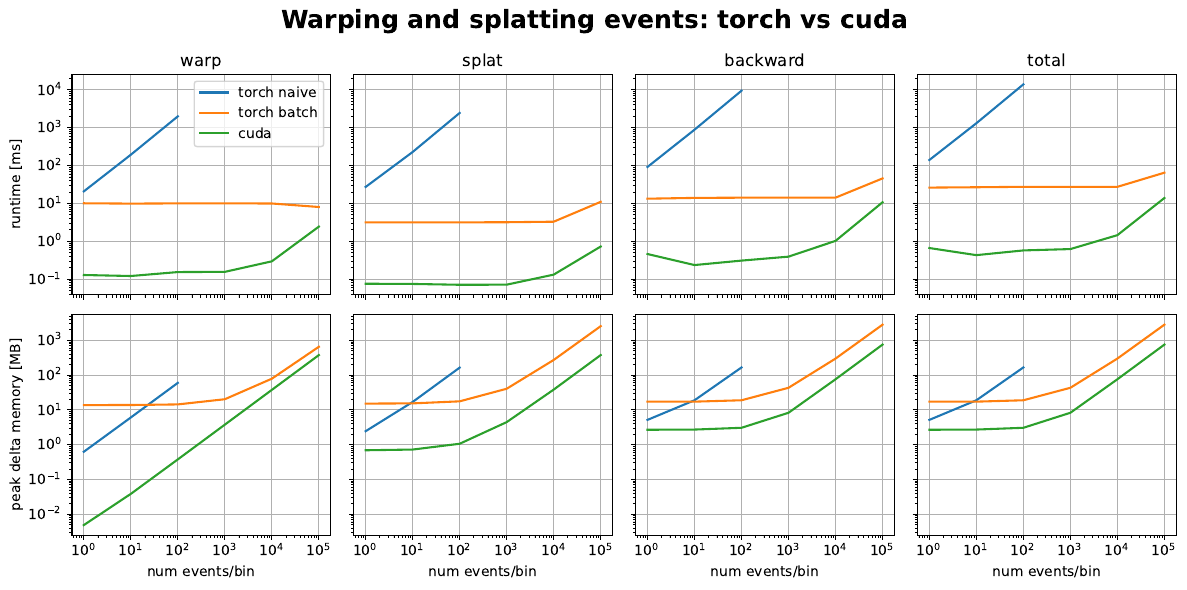

Write the Python code that produced this figure.
import time
from math import floor

from dotmap import DotMap
import matplotlib.pyplot as plt
import numpy as np
import torch
import torch.nn.functional as F

from cuda_3d_ops import iterative_3d_warp_cuda, trilinear_splat_cuda


def pad_sequence(sequences, batch_first=False):
    """
    Args:
        sequences: N-size list of (b, c, ?) tensors with variable length (?).
        batch_first: bool indicating whether to return (b, N, 4, ?) or (N, b, 4, ?) tensor.
    Returns:
        (b, N, 4, ?) or (N, b, 4, ?) tensor of padded sequences.
    """

    transposed = [seq.transpose(0, 2) for seq in sequences]  # variable length first
    padded = torch.nn.utils.rnn.pad_sequence(transposed, batch_first=batch_first)
    return padded.transpose(0, 3) if not batch_first else padded.transpose(1, 3)


def event_warping(idx, flow, ts, t_ref):
    return idx + (t_ref - ts) * flow


def linear_warp(events, flow, t_ref, keep_ts=True):
    """
    Warp events linearly to reference time.
    Changes events in-place, i.e. does not copy data.

    Args:
        events: (*, b, 4, n) tensor of events with (ts, y, x, p) in -2 dim.
        flow: (*, b, 2, n) tensor of (y, x) flow for each event.
        t_ref: (*, 1, 1, 1) tensor or scalar of reference time to warp to.

    Returns:
        (*, b, 4, n) tensor of warped events.
    """
    events[..., 1:3, :] += (t_ref - events[..., 0:1, :]) * flow
    if not keep_ts:
        events[..., 0:1, :] = t_ref
    return events


def get_event_flow_3d(events, flow):
    """
    Args:
        events: (d, b, 4, n) tensor of events with (ts, y, x, p) in -2 dim.
        flow: (d, b, 2, h, w) tensor of (y, x) flow maps.

    Returns:
        (d, b, 2, n) tensor of (y, x) flow for each event.
    """

    # discretize ts (no bilinear in time)
    # grid: order (x, y, t) in last dim and normalize to (-1, 1)
    d, _, _, h, w = flow.shape
    y, x = events[..., 1:3, :].unbind(-2)
    z = torch.ones_like(x) * torch.arange(d, dtype=events.dtype, device=events.device).view(-1, 1, 1)
    resolution = torch.tensor([w, h, d], dtype=events.dtype, device=events.device)  # needs clamp if d == 1
    grid_norm = 2 * torch.stack([x, y, z], dim=-1).unsqueeze(3) / (resolution - 1).clamp(min=1) - 1

    # use grid_sample so idx can be float
    # align corners because warping to pixel centers
    # flow shape: (b, 2, d, n, w); idx_norm shape: (b, d, n, 1, 3)
    # returns (b, 2, d, n, 1)
    flow = F.grid_sample(flow.permute(1, 2, 0, 3, 4), grid_norm.transpose(0, 1), mode="bilinear", align_corners=True)

    return flow.squeeze(-1).permute(2, 0, 1, 3)


def compute_inside_mask(idx, resolution):
    """
    Args:
        idx: (*, b, 2, n) tensor of (y, x) event indices in -2 dim.
        resolution: (2,) tensor of (h, w) resolution.

    Returns:
        (*, b, 1, n) mask of events inside resolution.
    """
    # in taming: idx >= 0 & idx <= resolution - 1
    # ensures enough space for a whole pixel
    # < resolution is fine if pixel is int but doesn't work if pixel can be float
    mask = (idx >= 0) & (idx <= resolution.unsqueeze(1) - 1)
    return mask.all(dim=-2, keepdim=True)


def iterative_3d_warp_torch_batch(events, flows, base):
    """
    Args:
        events: (d, b, 4, n) tensor of events with (ts, y, x, p) in -2 dim.
        flows: (d, b, 2, h, w) tensor of (y, x) flow maps.
        base: int of number of neighboring bins (one-sided) to consider for each reference time.

    Returns:
        torch.Tensor: A tensor of shape (d + 1, b, 4, n) with the warped events.
    """

    # get deblurring window and resolution
    d, _, _, h, w = flows.shape
    resolution = torch.tensor([h, w], device=flows.device)

    # repeat for simultaneous fw and bw warping
    events = events.repeat(2, 1, 1, 1)  # copies
    ts_orig = events[..., 0:1, :].clone()

    # lists to store warped events, ts and inside mask
    # we need to know where they came from + where they're going
    warped_events = [[None for _ in range(d)] for _ in range(d + 1)]
    warped_ts = [[None for _ in range(d)] for _ in range(d + 1)]
    warped_mask_inside = [None for _ in range(d)]

    # warping stages
    for i in range(d):
        # bin indices to take events/flow from (fw, bw warp)
        # we keep bin position when warping (only change index of events)
        t0 = torch.arange(d - i, device=events.device)
        t1 = torch.arange(i, d, device=events.device)
        t_events = torch.cat([t0, t1 + d])
        t_flow = torch.cat([t1, t0])
        t_ref = torch.cat([t1 + 1, t0])

        # select events, flow and original timestamps (for scaling)
        # advanced indexing copies
        select_events = events[t_events]
        select_flow = flows[t_flow]
        select_ts = ts_orig[t_events]

        # sample flow that will warp events at event locations
        # ensure integer t because we don't want bilinear there
        # (is a concat of fw/bw, not chronological)
        select_event_flow = get_event_flow_3d(select_events, select_flow)

        # fw/bw warp events to reference time
        # overwrite ts with reference time
        # all in-place
        select_events = linear_warp(select_events, select_event_flow, t_ref.view(-1, 1, 1, 1), keep_ts=False)

        # discard events warped outside image
        mask_inside = compute_inside_mask(select_events[..., 1:3, :], resolution)
        select_events[..., 1:4, :] *= mask_inside  # mask idx and p, can be done in-place

        # save warped events, no copy here
        events[t_events] = select_events

        # save warped events, ts and inside mask for border compensation
        # also take into account mask outside base
        for j, (src, dst) in enumerate(zip([*t0, *t1], t_ref)):
            warped_events[dst][src] = select_events[j : j + 1] if i < base else None
            warped_ts[dst][src] = select_ts[j : j + 1] if i < base else None
            warped_mask_inside[src] = (
                warped_mask_inside[src] * mask_inside[j : j + 1]
                if warped_mask_inside[src] is not None
                else mask_inside[j : j + 1]
            )

    # concat at each reference time
    # do border compensation
    # events that go out anywhere are masked everywhere
    for i in range(d + 1):
        warped_events[i] = torch.cat([e * m for e, m in zip(warped_events[i], warped_mask_inside) if e is not None])
        warped_ts[i] = torch.cat([t for t in warped_ts[i] if t is not None])
    
    return torch.stack(warped_events)


def inv_l1_dist_prod(idx):
    """
    Args:
        idx: (*, b, 2, n) tensor of (y, x) event indices in -2 dim.

    Returns:
        (*, b, 2, 4n) tensor of nearest integer indices.
        (*, b, 1, 4n) tensor of inverse L1 distances.
    """

    # 1d rounded sides
    # doing idx.floor() + 1 is different from doing (idx.floor() + 1)
    # due to floating point precision; event_flow does latter so keep that
    # ceil is different from floor + 1 for integers
    top_y = idx[..., 0, :].floor()
    bot_y = (idx[..., 0, :] + 1).floor()
    left_x = idx[..., 1, :].floor()
    right_x = (idx[..., 1, :] + 1).floor()

    # combine to 2d corners
    top_left = torch.stack([top_y, left_x], dim=-2)
    top_right = torch.stack([top_y, right_x], dim=-2)
    bottom_left = torch.stack([bot_y, left_x], dim=-2)
    bottom_right = torch.stack([bot_y, right_x], dim=-2)

    # corners sequentially in event dimension
    idx_round = torch.cat([top_left, top_right, bottom_left, bottom_right], dim=-1)
    idx = idx.repeat(1, 1, 4) if idx.dim() == 3 else idx.repeat(1, 1, 1, 4)

    # compute inverse l1 distances
    # event_flow uses max(0, 1 - abs(idx - idx_round)), but that kills gradients at bounds
    # clamp doesn't: https://github.com/pytorch/pytorch/issues/7002, should be better
    inv_dist = (1 - (idx - idx_round).abs()).clamp(min=0)

    # weight = product of distances
    weight = inv_dist.prod(dim=-2, keepdim=True)

    return idx_round, weight


def compute_inside_mask(idx, resolution):
    """
    Args:
        idx: (*, b, 2, n) tensor of (y, x) event indices in -2 dim.
        resolution: (2,) tensor of (h, w) resolution.

    Returns:
        (*, b, 1, n) mask of events inside resolution.
    """
    # in taming: idx >= 0 & idx <= resolution - 1
    # ensures enough space for a whole pixel
    # < resolution is fine if pixel is int but doesn't work if pixel can be float
    mask = (idx >= 0) & (idx <= resolution.unsqueeze(1) - 1)
    return mask.all(dim=-2, keepdim=True)


def accumulate_to_image(idx, weight, mask, resolution):
    """
    Args:
        idx: (*, b, 2, n) tensor of (y, x) event indices in -2 dim.
        weight: (*, b, 1, n) tensor of weights to accumulate.
        mask: (*, b, 1, n) mask tensor.
        resolution: (2,) tensor of (h, w) resolution.

    Returns:
        (*, b, 1, h, w) tensor of accumulated images.
    """

    # 1d image to accumulate to
    image = torch.zeros(*idx.shape[:-2], 1, resolution.prod(), dtype=idx.dtype, device=idx.device)

    # convert idx to 1d
    idx = (idx[..., 0:1, :] * resolution[1] + idx[..., 1:2, :]).long()

    # accumulate and reshape to 2d
    image.scatter_add_(-1, idx, weight * mask)
    # image = scatter_add(weight * mask, idx, dim=-1)
    return image.unflatten(-1, resolution.tolist())


def bilinear_splat_torch_batch(events, grid_resolution):
    # get deblurring window and resolution
    _, _, b, _, _ = events.shape
    d, h, w = grid_resolution
    resolution = torch.tensor([h, w], device=events.device)

    # iwe and iwt at each reference time
    iwe = torch.zeros(d + 1, b, 1, h, w, dtype=events.dtype, device=events.device)

    # build iwe and iwt
    for i in range(d + 1):
        # inverse product of l1 distances to closest pixels
        corners, weights = inv_l1_dist_prod(events[i][..., 1:3, :])

        # discard corners outside image
        mask_inside = compute_inside_mask(corners, resolution)
        corners = corners * mask_inside
        weights = weights * mask_inside

        # iwe
        values = events[i][..., 3:4, :].repeat(1, 1, 1, 4)  # repeat for corners
        iwe[i] += accumulate_to_image(corners, weights * values, torch.ones_like(weights), resolution).sum(0)

    return iwe


def iterative_3d_warp_torch(events, flows, mode="bilinear"):
    """
    Iteratively warps events in 3D using flow fields and bilinear/trilinear interpolation.

    Args:
        events (torch.Tensor): A tensor of shape (b, n, 5), where each event has (x, y, z, zi, val).
        flows (torch.Tensor): A tensor of shape (b, d, h, w, 2), where each flow has (u, v).

    Returns:
        torch.Tensor: A tensor of shape (b, n, d + 1, 5), where each event has (x, y, z, z_orig, val).
    """
    b, n, _ = events.shape
    _, d, h, w, _ = flows.shape
    warped_events = torch.zeros(b, n, d + 1, 5, dtype=events.dtype, device=events.device)

    def out_of_bounds(x, y):
        return x < 0 or x >= w - 1 or y < 0 or y >= h - 1

    def trilinear_interpolation(x, y, z, flows):
        # determine voxel indices
        x0, y0, z0 = floor(x), floor(y), floor(z)
        x1, y1, z1 = x0 + 1, y0 + 1, z0 + 1

        # compute weights
        dx, dy, dz = x - x0, y - y0, z - z0
        wx0, wy0, wz0 = 1 - dx, 1 - dy, 1 - dz
        wx1, wy1, wz1 = dx, dy, dz

        # compute flow
        # make sure indices are within bounds because we warp to edge of z
        flow = 0
        if 0 <= x0 < w and 0 <= y0 < h and 0 <= z0 < d:
            flow += flows[z0, y0, x0] * wx0 * wy0 * wz0
        if 0 <= x1 < w and 0 <= y0 < h and 0 <= z0 < d:
            flow += flows[z0, y0, x1] * wx1 * wy0 * wz0
        if 0 <= x0 < w and 0 <= y1 < h and 0 <= z0 < d:
            flow += flows[z0, y1, x0] * wx0 * wy1 * wz0
        if 0 <= x1 < w and 0 <= y1 < h and 0 <= z0 < d:
            flow += flows[z0, y1, x1] * wx1 * wy1 * wz0
        if 0 <= x0 < w and 0 <= y0 < h and 0 <= z1 < d:
            flow += flows[z1, y0, x0] * wx0 * wy0 * wz1
        if 0 <= x1 < w and 0 <= y0 < h and 0 <= z1 < d:
            flow += flows[z1, y0, x1] * wx1 * wy0 * wz1
        if 0 <= x0 < w and 0 <= y1 < h and 0 <= z1 < d:
            flow += flows[z1, y1, x0] * wx0 * wy1 * wz1
        if 0 <= x1 < w and 0 <= y1 < h and 0 <= z1 < d:
            flow += flows[z1, y1, x1] * wx1 * wy1 * wz1

        return flow

    def bilinear_interpolation(x, y, zi, flows):
        # determine voxel indices
        x0, y0 = floor(x), floor(y)
        x1, y1 = x0 + 1, y0 + 1

        # get corner flows
        f00 = flows[zi, y0, x0]
        f01 = flows[zi, y0, x1]
        f10 = flows[zi, y1, x0]
        f11 = flows[zi, y1, x1]

        # compute weights
        w00 = (y1 - y) * (x1 - x)
        w01 = (y1 - y) * (x - x0)
        w10 = (y - y0) * (x1 - x)
        w11 = (y - y0) * (x - x0)

        # compute flow
        flow = f00 * w00 + f01 * w01 + f10 * w10 + f11 * w11

        return flow

    for bi in range(b):
        for ni in range(n):
            x, y, z, zi, val = events[bi, ni]
            z_orig = z.clone()
            is_out_of_bounds = out_of_bounds(x, y)
            if is_out_of_bounds:
                continue

            # warp forward: increasing z values
            # start with next integer z value
            for z_next in range(int(zi) + 1, d + 1):
                dz = z_next - z

                # interpolation to get flow at (x, y)
                if mode == "bilinear":
                    u, v = bilinear_interpolation(x, y, z_next - 1, flows[bi])
                else:
                    u, v = trilinear_interpolation(x, y, z, flows[bi])

                # update (x, y, z) using flow
                # scale flow by dz to account for non-integer z values
                x = x + u * dz
                y = y + v * dz
                z = z + dz

                # save warped event
                warped_events[bi, ni, z_next] = torch.stack([x, y, z, z_orig, val])

                # check if out of bounds
                if out_of_bounds(x, y):
                    is_out_of_bounds = True
                    break

            # only do if not yet out of bounds
            if not is_out_of_bounds:
                # reload original coordinates
                x, y, z, zi, val = events[bi, ni]

                # warp backward: decreasing z values
                for z_next in range(int(zi), -1, -1):
                    dz = z - z_next

                    # bilinear interpolation to get flow at (x, y)
                    if mode == "bilinear":
                        u, v = bilinear_interpolation(x, y, z_next, flows[bi])
                    else:
                        u, v = trilinear_interpolation(x, y, z, flows[bi])

                    # update (x, y, z) using flow
                    # scale flow by dz to account for non-integer z values
                    x = x - u * dz
                    y = y - v * dz
                    z = z - dz

                    # save warped event
                    warped_events[bi, ni, z_next] = torch.stack([x, y, z, z_orig, val])

                    # check if out of bounds
                    if out_of_bounds(x, y):
                        is_out_of_bounds = True
                        break

            # set all values to zero if out of bounds at some point
            if is_out_of_bounds:
                warped_events[bi, ni, :, -1] = 0

    return warped_events


def trilinear_splat_torch(events, grid_resolution):
    """
    Trilinearly splats events into a grid.

    Args:
        events (torch.Tensor): A tensor of shape (b, n, 5), where each event has (x, y, z, z_orig, val).
        grid_resolution (tuple): The resolution of the output grid (d, h, w).

    Returns:
        torch.Tensor: A tensor of shape (b, d, h, w) with the splatted values.
    """
    b, n, _ = events.shape
    d, h, w = grid_resolution
    output = torch.zeros(b, d, h, w, dtype=events.dtype, device=events.device)

    for bi in range(b):
        for ni in range(n):
            x, y, z, val = events[bi, ni]

            if val == 0:
                continue

            # determine voxel indices
            x0, y0, z0 = floor(x), floor(y), floor(z)
            x1, y1, z1 = x0 + 1, y0 + 1, z0 + 1

            # compute weights
            dx, dy, dz = x - x0, y - y0, z - z0
            wx0, wy0, wz0 = 1 - dx, 1 - dy, 1 - dz
            wx1, wy1, wz1 = dx, dy, dz

            # make sure indices are within bounds
            if 0 <= x0 < w and 0 <= y0 < h and 0 <= z0 < d:
                output[bi, z0, y0, x0] += val * wx0 * wy0 * wz0
            if 0 <= x1 < w and 0 <= y0 < h and 0 <= z0 < d:
                output[bi, z0, y0, x1] += val * wx1 * wy0 * wz0
            if 0 <= x0 < w and 0 <= y1 < h and 0 <= z0 < d:
                output[bi, z0, y1, x0] += val * wx0 * wy1 * wz0
            if 0 <= x1 < w and 0 <= y1 < h and 0 <= z0 < d:
                output[bi, z0, y1, x1] += val * wx1 * wy1 * wz0
            if 0 <= x0 < w and 0 <= y0 < h and 0 <= z1 < d:
                output[bi, z1, y0, x0] += val * wx0 * wy0 * wz1
            if 0 <= x1 < w and 0 <= y0 < h and 0 <= z1 < d:
                output[bi, z1, y0, x1] += val * wx1 * wy0 * wz1
            if 0 <= x0 < w and 0 <= y1 < h and 0 <= z1 < d:
                output[bi, z1, y1, x0] += val * wx0 * wy1 * wz1
            if 0 <= x1 < w and 0 <= y1 < h and 0 <= z1 < d:
                output[bi, z1, y1, x1] += val * wx1 * wy1 * wz1

    return output


if __name__ == "__main__":
    # generate events and flows
    torch.manual_seed(0)
    dtype = torch.float32
    num_events = [1, 10, 100, 1000, 10000, 100000]
    b, d, h, w = 1, 10, 128, 128  # batch, depth (num flow fields), height, width
    repeats = 10
    events_, flows_ = [], []
    for n in num_events:
        # events
        # (b, d, n, 5) tensor with (x, y, z, zi, val) in last dim
        events = torch.rand(b, d, n, 5, device="cuda", dtype=dtype) * torch.tensor([w - 1, h - 1, 1, 1, 1], device="cuda", dtype=dtype)
        for i in range(d):
            events[:, i, :, 2] += i  # z
            events[:, i, :, 3] = i  # zi = floor(z)
        events_.append(events)
        # flows
        # (b, d, h, w, 2) tensor with (u, v) flow from z to z+1 in last dim
        flows = torch.rand(b, d, h, w, 2, device="cuda", dtype=dtype)
        flows.requires_grad = True
        flows_.append(flows)
    
    # naive torch
    def torch_naive_once(events, flows):
        torch.cuda.synchronize()
        torch.cuda.reset_peak_memory_stats()
        t0 = time.time()
        # warp events
        warped_events = iterative_3d_warp_torch(events.view(b, -1, 5), flows)
        warped_events = warped_events[..., [0, 1, 2, 4]].view(b, -1, 4)  # remove z_orig
        torch.cuda.synchronize()
        m1 = torch.cuda.max_memory_allocated()
        torch.cuda.reset_peak_memory_stats()
        t1 = time.time()
        # splat to images
        splatted = trilinear_splat_torch(warped_events, (d + 1, h, w))
        torch.cuda.synchronize()
        m2 = torch.cuda.max_memory_allocated()
        torch.cuda.reset_peak_memory_stats()
        t2 = time.time()
        # backward loss
        loss = splatted.diff(dim=1).abs().sum()
        loss.backward()
        torch.cuda.synchronize()
        m3 = torch.cuda.max_memory_allocated()
        torch.cuda.reset_peak_memory_stats()
        t3 = time.time()
        # set grad to none
        flows.grad = None
        return DotMap(warp=(t1 - t0) * 1000, splat=(t2 - t1) * 1000, backward=(t3 - t2) * 1000, total=(t3 - t0) * 1000), DotMap(warp=m1, splat=m2, backward=m3, total=max(m1, m2, m3))

    # batched torch
    def torch_batch_once(events, flows):
        events = events[..., [2, 1, 0, 4]].permute(1, 0, 3, 2).contiguous()
        flows = flows[..., [1, 0]].permute(1, 0, 4, 2, 3).contiguous()
        torch.cuda.synchronize()
        torch.cuda.reset_peak_memory_stats()
        t0 = time.time()
        # warp events
        warped_events = iterative_3d_warp_torch_batch(events, flows, d)
        torch.cuda.synchronize()
        m1 = torch.cuda.max_memory_allocated()
        torch.cuda.reset_peak_memory_stats()
        t1 = time.time()
        # splat to images
        splatted = bilinear_splat_torch_batch(warped_events, (d, h, w))  # d+1 inside
        splatted = splatted.squeeze(2).permute(1, 0, 2, 3).contiguous()
        torch.cuda.synchronize()
        m2 = torch.cuda.max_memory_allocated()
        torch.cuda.reset_peak_memory_stats()
        t2 = time.time()
        # backward loss
        loss = splatted.diff(dim=1).abs().sum()
        loss.backward()
        torch.cuda.synchronize()
        m3 = torch.cuda.max_memory_allocated()
        torch.cuda.reset_peak_memory_stats()
        t3 = time.time()
        # set grad to none
        flows.grad = None
        return DotMap(warp=(t1 - t0) * 1000, splat=(t2 - t1) * 1000, backward=(t3 - t2) * 1000, total=(t3 - t0) * 1000), DotMap(warp=m1, splat=m2, backward=m3, total=max(m1, m2, m3))

    # cuda
    def cuda_once(events, flows):
        torch.cuda.synchronize()
        torch.cuda.reset_peak_memory_stats()
        t0 = time.time()
        # warp events
        warped_events = iterative_3d_warp_cuda(events.view(b, -1, 5), flows, d, True, 0)
        warped_events = warped_events[..., [0, 1, 2, 4]].view(b, -1, 4)  # remove z_orig
        torch.cuda.synchronize()
        m1 = torch.cuda.max_memory_allocated()
        torch.cuda.reset_peak_memory_stats()
        t1 = time.time()
        # splat to images
        splatted = trilinear_splat_cuda(warped_events, (d + 1, h, w))
        torch.cuda.synchronize()
        m2 = torch.cuda.max_memory_allocated()
        torch.cuda.reset_peak_memory_stats()
        t2 = time.time()
        # backward loss
        loss = splatted.diff(dim=1).abs().sum()
        loss.backward()
        torch.cuda.synchronize()
        m3 = torch.cuda.max_memory_allocated()
        torch.cuda.reset_peak_memory_stats()
        t3 = time.time()
        # set grad to none
        flows.grad = None
        return DotMap(warp=(t1 - t0) * 1000, splat=(t2 - t1) * 1000, backward=(t3 - t2) * 1000, total=(t3 - t0) * 1000), DotMap(warp=m1, splat=m2, backward=m3, total=max(m1, m2, m3))

    # methods
    methods = {
        "torch_naive": torch_naive_once,
        "torch_batch": torch_batch_once,
        "cuda": cuda_once,
    }

    # benchmark
    # TODO: check losses and grads equality
    results_time, results_memory = DotMap(), DotMap()
    for name, once in methods.items():
        for n, events, flows in zip(num_events, events_, flows_):
            print(f"Running {name} with {n} events")

            # max 100 events if naive torch
            if name == "torch_naive" and n > 100:
                continue

            # warmup
            once(events, flows)

            # benchmark
            for i in range(repeats):
                result_time, result_memory = once(events, flows)
                for k, v in result_time.items():
                    results_time[name][k][n] += [v]
                for k, v in result_memory.items():
                    results_memory[name][k][n] += [v]
    
    # plot results
    fig, axs = plt.subplots(2, 4, figsize=(12, 6), sharey="row", sharex="col")
    for name, result in results_time.items():
        for i, (k, v) in enumerate(result.items()):
            x_line = np.array(list(v.keys()))
            y_line = np.array([np.median(times) for times in v.values()])
            y_25 = np.array([np.percentile(times, 25) for times in v.values()])
            y_75 = np.array([np.percentile(times, 75) for times in v.values()])
            axs[0, i].fill_between(x_line, y_25, y_75, alpha=0.3)
            axs[0, i].plot(x_line, y_line, label=name.replace("_", " "))
            axs[0, i].set_title(k)
            axs[0, i].set_xscale("log")
            axs[0, i].set_yscale("log")
            axs[0, i].grid(True)
    for name, result in results_memory.items():
        for i, (k, v) in enumerate(result.items()):
            x_line = np.array(list(v.keys()))
            y_line = np.array([np.median(times) / (1024**2) for times in v.values()])
            y_25 = np.array([np.percentile(times, 25) / (1024**2) for times in v.values()])
            y_75 = np.array([np.percentile(times, 75) / (1024**2) for times in v.values()])
            axs[1, i].fill_between(x_line, y_25, y_75, alpha=0.3)
            axs[1, i].plot(x_line, y_line, label=name.replace("_", " "))
            axs[1, i].set_xlabel("num events")
            axs[1, i].set_xscale("log")
            axs[1, i].set_yscale("log")
            axs[1, i].grid(True)
    axs[0, 0].legend()
    axs[0, 0].set_ylabel("runtime [ms]")
    axs[1, 0].set_ylabel("peak memory [MB]")
    fig.suptitle("Warping and splatting events: torch vs cuda", fontweight="bold", fontsize=18)
    fig.tight_layout()
    plt.savefig("benchmark_warp_events.png", dpi=300)


    # print results

    # for n, events, flows in zip(num_events, events_, flows_):

    #     # max 100 events
    #     if n > 100:
    #         continue

    #     def once(events, flows):
    #         torch.cuda.synchronize()
    #         t0 = time.time()
    #         # warp events
    #         warped_events = iterative_3d_warp_torch(events.view(b, -1, 5), flows)
    #         warped_events = warped_events[..., [0, 1, 2, 4]].view(b, -1, 4)  # remove z_orig
    #         torch.cuda.synchronize()
    #         t1 = time.time()
    #         # splat to images
    #         splatted = trilinear_splat_torch(warped_events, (d + 1, h, w))
    #         torch.cuda.synchronize()
    #         t2 = time.time()
    #         # backward loss
    #         loss = splatted.diff(dim=1).abs().sum()
    #         loss.backward()
    #         torch.cuda.synchronize()
    #         t3 = time.time()
    #         # set grad to none
    #         flows.grad = None
    #         return DotMap(warp=(t1 - t0) * 1000, splat=(t2 - t1) * 1000, backward=(t3 - t2) * 1000)

    #     # warmup
    #     once(events, flows)

    #     # benchmark warp
    #     for i in range(repeats):
    #         result = once(events, flows)
    #         for k, v in result.items():
    #             results["torch_naive"][n][k] += [v]

    # ## torch batch
    # for n, events, flows in zip(num_events, events_, flows_):

    #     def once(events, flows):
    #         torch.cuda.synchronize()
    #         t0 = time.time()
    #         # warp events
    #         warped_events = iterative_3d_warp_torch(events.view(b, -1, 5), flows)
    #         warped_events = warped_events[..., [0, 1, 2, 4]].view(b, -1, 4)  # remove z_orig
    #         torch.cuda.synchronize()
    #         t1 = time.time()
    #         # splat to images
    #         splatted = trilinear_splat_torch(warped_events, (d + 1, h, w))
    #         torch.cuda.synchronize()
    #         t2 = time.time()
    #         # backward loss
    #         loss = splatted.diff(dim=1).abs().sum()
    #         loss.backward()
    #         torch.cuda.synchronize()
    #         t3 = time.time()
    #         # set grad to none
    #         flows.grad = None
    #         return DotMap(warp=(t1 - t0) * 1000, splat=(t2 - t1) * 1000, backward=(t3 - t2) * 1000)

    #     # warmup
    #     once(events, flows)

    #     # benchmark warp
    #     for i in range(repeats):
    #         result = once(events, flows)
    #         for k, v in result.items():
    #             results["torch_batch"][n][k] += [v]

    # ## cuda
    # for n, events, flows in zip(num_events, events_, flows_):

    #     def once(events, flows):
    #         torch.cuda.synchronize()
    #         t0 = time.time()
    #         # warp events
    #         warped_events = iterative_3d_warp_torch(events.view(b, -1, 5), flows)
    #         warped_events = warped_events[..., [0, 1, 2, 4]].view(b, -1, 4)  # remove z_orig
    #         torch.cuda.synchronize()
    #         t1 = time.time()
    #         # splat to images
    #         splatted = trilinear_splat_torch(warped_events, (d + 1, h, w))
    #         torch.cuda.synchronize()
    #         t2 = time.time()
    #         # backward loss
    #         loss = splatted.diff(dim=1).abs().sum()
    #         loss.backward()
    #         torch.cuda.synchronize()
    #         t3 = time.time()
    #         # set grad to none
    #         flows.grad = None
    #         return DotMap(warp=(t1 - t0) * 1000, splat=(t2 - t1) * 1000, backward=(t3 - t2) * 1000)

    #     # warmup
    #     once(events, flows)

    #     # benchmark warp
    #     for i in range(repeats):
    #         result = once(events, flows)
    #         for k, v in result.items():
    #             results["naive_torch"][n][k] += [v]




    # methods = {
    #     "torch": [iterative_3d_warp_torch, trilinear_splat_torch],
    #     "torch_batch": [iterative_3d_warp_torch_batch, bilinear_splat_torch_batch],
    #     "cuda": [iterative_3d_warp_cuda, trilinear_splat_cuda],
    # }
    # grads, losses = [], []
    # seed = torch.randint(0, 1000, (1,)).item()
    # dtype = torch.float
    # for name, functions in methods.items():
    #     torch.manual_seed(seed)
    #     n = 100
    #     b, d, h, w = 3, 3, 5, 5
    #     events = torch.rand((b, d, n, 5), device="cuda", dtype=dtype) * torch.tensor([w - 1, h - 1, 1, 1, 1], device="cuda", dtype=dtype)
    #     for i in range(d):
    #         events[:, i, :, 2] += i
    #         events[:, i, :, 3] = i
    #     flows = torch.rand((b, d, h, w, 2), device="cuda", dtype=dtype)
    #     flows.requires_grad = True

    #     # select
    #     warp_fn, splat_fn = functions

    #     # warmup, then benchmark
    #     if "batch" not in name:
    #         warped_events = warp_fn(events.view(b, -1, 5), flows, d, True, 0)
    #         runtime_warp = []
    #         for i in range(10):
    #             torch.cuda.synchronize()
    #             t0 = time.time()
    #             warped_events = warp_fn(events.view(b, -1, 5), flows, d, True, 0)
    #             torch.cuda.synchronize()
    #             runtime_warp.append(time.time() - t0)
    #     else:
    #         events_ = events[..., [2, 1, 0, 4]].permute(1, 0, 3, 2).contiguous()
    #         flows_ = flows[..., [1, 0]].permute(1, 0, 4, 2, 3).contiguous()
    #         warped_events = warp_fn(events_, flows_, d, True, 0)
    #         runtime_warp = []
    #         for i in range(10):
    #             torch.cuda.synchronize()
    #             t0 = time.time()
    #             warped_events = warp_fn(events_, flows_, d, True, 0)
    #             torch.cuda.synchronize()
    #             runtime_warp.append(time.time() - t0)
        
    #     print(f"{name} warp: {(sum(runtime_warp) / len(runtime_warp)) * 1000:.3f} ms")

    #     if "batch" not in name:
    #         warped_events = warped_events[..., [0, 1, 2, 4]].view(b, -1, 4)  # remove z_orig

    #         # warmup, then benchmark
    #         splatted = splat_fn(warped_events, (d + 1, h, w))
    #         runtime_splat = []
    #         for i in range(10):
    #             torch.cuda.synchronize()
    #             t0 = time.time()
    #             splatted = splat_fn(warped_events, (d + 1, h, w))
    #             torch.cuda.synchronize()
    #             runtime_splat.append(time.time() - t0)
    #     else:
    #         # warmup, then benchmark
    #         splatted = splat_fn(warped_events, (d, h, w))  # d+1 inside
    #         runtime_splat = []
    #         for i in range(10):
    #             torch.cuda.synchronize()
    #             t0 = time.time()
    #             splatted = splat_fn(warped_events, (d, h, w))
    #             torch.cuda.synchronize()
    #             runtime_splat.append(time.time() - t0)
            
    #         splatted = splatted.squeeze(2).permute(1, 0, 2, 3).contiguous()
        
    #     print(f"{name} splat: {(sum(runtime_splat) / len(runtime_splat)) * 1000:.3f} ms")

    #     loss = splatted.diff(dim=1).abs()
    #     loss_val = loss.sum()

    #     torch.cuda.synchronize()
    #     t0 = time.time()
    #     loss_val.backward()
    #     torch.cuda.synchronize()
    #     runtime_backward = time.time() - t0

    #     print(f"{name} backward: {runtime_backward * 1000:.3f} ms")

    #     losses.append(loss_val.clone())
    #     grads.append(flows.grad.clone())

    # for l0, l1, g0, g1 in zip(losses[:-1], losses[1:], grads[:-1], grads[1:]):
    #     print(f"Losses all equal: {torch.allclose(l0, l1)}, largest diff: {torch.max(torch.abs(l0 - l1))}")
    #     print(f"Grads all equal: {torch.allclose(g0, g1)}, largest diff: {torch.max(torch.abs(g0 - g1))}")

    # # print(f"Losses all equal: {torch.allclose(*losses)}, largest diff: {torch.max(torch.abs(losses[0] - losses[1]))}")
    # # print(f"Grads all equal: {torch.allclose(*grads)}, largest diff: {torch.max(torch.abs(grads[0] - grads[1]))}")
